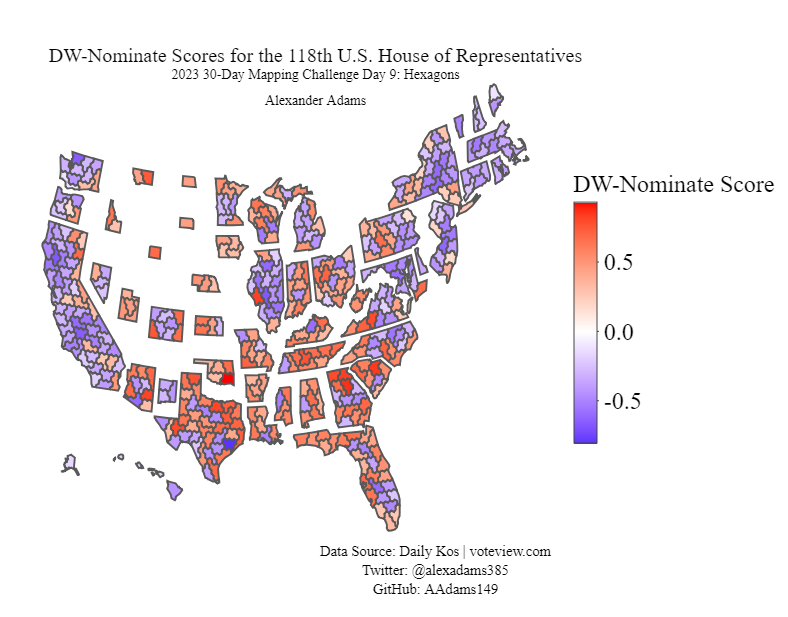

Write the R code that produced this figure.

library(dplyr)
library(ggplot2)
library(htmlwidgets)
library(plotly)
library(readr)
library(sf)
library(showtext)


showtext_auto()
font_add_google("Belanosima")
plotfont <- "Belanosima"

#get the source url to the font file from google
bela_file <- showtextdb::google_fonts("Belanosima")$regular_url 

#create custom CSS 
bela_css <- paste0(
  "<style type = 'text/css'>",
  "@font-face { ",
  "font-family: 'Belanosima'; ", #however you want to refer to it
  "src: url('", bela_file, "'); ", #file from google
  "}",
  "</style>")

#add the CSS as a dependency for the plotly object
p$dependencies <- c(
  p$dependencies,
  list(
    htmltools::htmlDependency(
      name = "bela-font", #these  first 3 arguments don't really matter for this use case
      version = "0",  
      src = "",
      head = bela_css #refer to the custom CSS created
    )
  )
)

dw_nom <-
  read_csv('day9_hexagons/H118_members.csv') %>%
  mutate(district_code = case_when(state_abbrev %in% c('AK',
                                                       'DE',
                                                       'ND',
                                                       'SD',
                                                       'VT',
                                                       'WY') ~ 'AL',
                                   TRUE ~ as.character(district_code)),
         party_code = case_when(party_code == 200 ~ 'R',
                                party_code == 100 ~ 'D'))

hex <-
  st_read('day9_hexagons/HexCDv30.shp') %>%
  mutate(CDLABEL = case_when(CDLABEL %in% c('AK',
                                            'DE',
                                            'ND',
                                            'SD',
                                            'VT',
                                            'WY') ~ 'AL',
                             TRUE ~ as.character(CDLABEL))) %>%
  left_join(dw_nom,
            by = c('STATEAB' = 'state_abbrev',
                   'CDLABEL' = 'district_code')) %>%
  mutate(dist_label = paste0(STATEAB, '-', CDLABEL),
         mouse_text = paste0(bioname,
                             ' (',
                             party_code,
                             ', ',
                             dist_label,
                             ')\n',
                             nominate_dim1))
p <- ggplotly(
  ggplot(data = hex, aes(text = mouse_text)) +
  geom_sf(aes(fill = nominate_dim1)) +
  scale_fill_gradient2(low = 'blue',
                       mid = 'white',
                       high = 'red',
                       name = 'DW-Nominate Score') +
  theme_void() +
  theme(
    text = element_text(family = plotfont),
    plot.background = element_rect(fill = '#FFFFFF'),
    panel.background = element_rect(fill = '#FFFFFF'),
    legend.title.align = 0.5,
    plot.title = element_text(hjust = 0.5,
                              color = 'black',
                              size = 24),
    plot.subtitle = element_text(color = 'black',
                                 hjust = 0.5,
                                 size = 18),
    legend.box = 'horizontal',
    legend.text = element_text(color = 'black',
                               size = 18),
    legend.title = element_text(color = 'black',
                                size = 18),
    legend.position = c(0.25, 0.82),
    plot.caption = element_text(color = 'black',
                                hjust = 0.5,
                                size = 18),
    axis.text.x = element_blank(),
    axis.text.y = element_blank(),
    axis.line = element_blank(),
    axis.ticks = element_blank()
  ),
  tooltip = 'text') %>%
  layout(title = list(text = paste0('DW-Nominate Scores for the 118th U.S. House of Representatives',
                             '<br>',
                             '<sup>',
                             '2023 30-Day Mapping Challenge Day 9: Hexagons\nAlexander Adams',
                             '</sup>'),
                      x = 0.4,
                      y = 0.9),
         annotations = 
           list(x = 1, y = 0.0, text = "Data Source: Daily Kos | voteview.com\nTwitter: @alexadams385\nGitHub: AAdams149", 
                showarrow = F, xref='paper', yref='paper', 
                xanchor='right', yanchor='auto', xshift=0, yshift=0))


p$dependencies <- c(
  p$dependencies,
  list(
    htmltools::htmlDependency(
      name = "bela-font",
      version = "0",  
      src = "",
      head = bela_css
    )
  )
)

htmlwidgets::saveWidget(as_widget(p), 'day9_hexagons/day9_hexagons.html')
